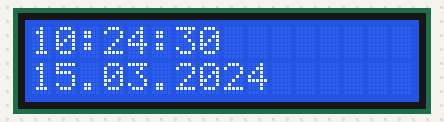
Simulated run of this sketch. Board: Arduino Uno, built with avr-gcc and run on an emulated ATmega328P. Parts: 16×2 character LCD. The local clock reads 2024-03-15 10:24:30 at power-on unless the sketch sets it.

Above: at 0.1 s.
At 4.2 s:
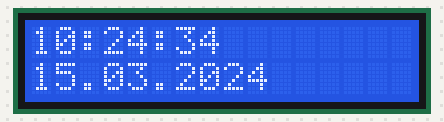
At 9.4 s:
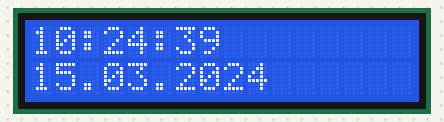
At 18.6 s:
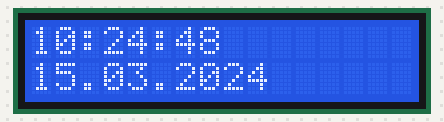
At 27.8 s:
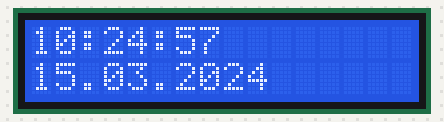
At 38.1 s:
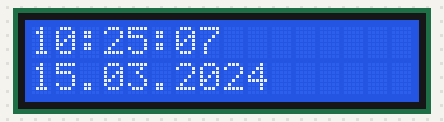

The sketch:

date-hour.ino
```cpp
#include <LiquidCrystal_I2C.h>
#include <Wire.h>
#include <DS1302.h>

const int lcdEnd = 0x27;

DS1302 rtc(2,3,4);
LiquidCrystal_I2C lcd(lcdEnd, 16, 2);

void setup() {
  lcd.init();
  lcd.backlight();

  rtc.halt(false);
  rtc.writeProtect(false);

//  rtc.setTime(23, 19, 00);
//  rtc.setDate(21, 04, 2022);
}

void loop() {
  lcd.setCursor(0, 0);
  lcd.print(rtc.getTimeStr());
  lcd.setCursor(0, 1);
  lcd.print(rtc.getDateStr());
  delay(1000);
  lcd.clear();
}
```

Measured:
- what the display in image 1 shows lasts 1.0 s, from 4.2 s to 5.2 s
